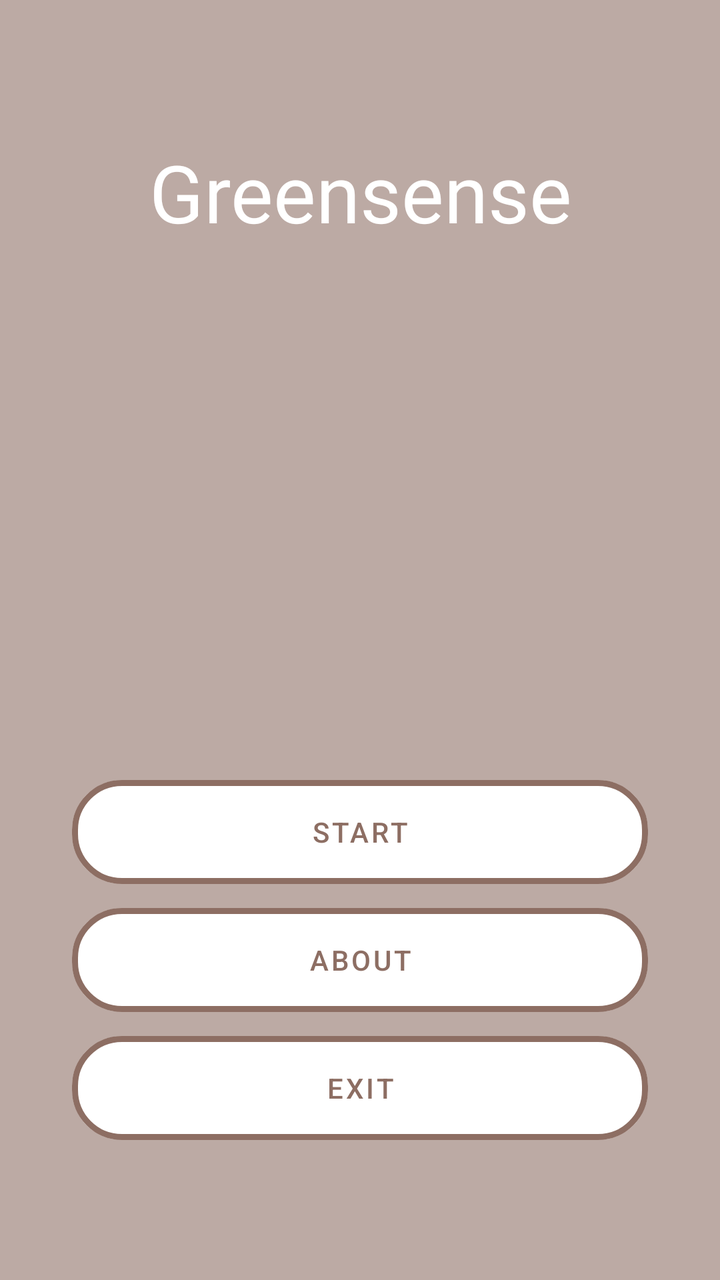
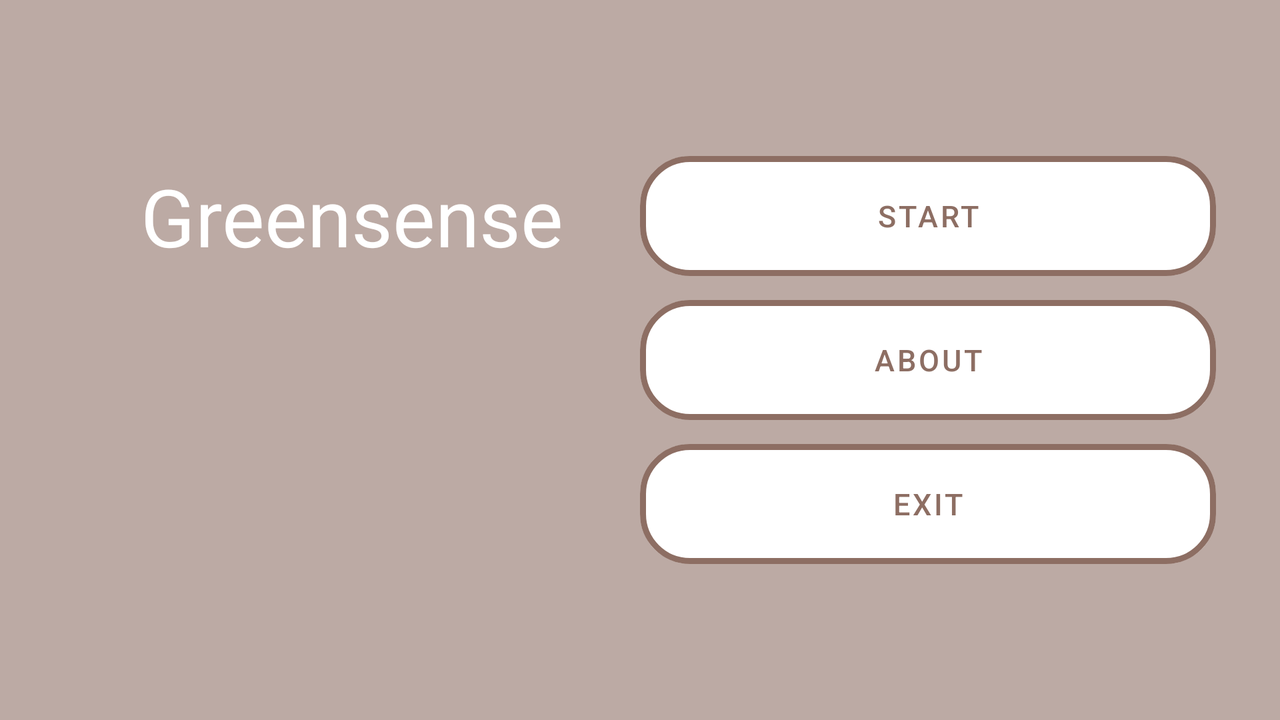

One screen, two layout resources from the same app: the default and the repository's alternative for another configuration. Each is rendered where Android would select it; the XML of both is given below.
<!-- AndroidManifest.xml: application theme Theme.Competenceprojectapp -->
<!-- res/layout/activity_menu.xml -->
<?xml version="1.0" encoding="utf-8"?>
<androidx.constraintlayout.widget.ConstraintLayout xmlns:android="http://schemas.android.com/apk/res/android"
    xmlns:app="http://schemas.android.com/apk/res-auto"
    xmlns:tools="http://schemas.android.com/tools"
    android:id="@+id/linearLayout2"
    android:layout_width="match_parent"
    android:layout_height="match_parent"
    android:layout_gravity="center_vertical"
    android:background="@color/brown_200"
    android:orientation="horizontal"
    tools:context=".MenuActivity">


    <com.google.android.material.textview.MaterialTextView
        android:id="@+id/textViewTitle"
        android:layout_width="0dp"
        android:layout_height="wrap_content"
        android:gravity="center"
        android:text="@string/app_name"
        android:textColor="@color/white"
        android:textSize="40dp"
        app:layout_constraintBottom_toTopOf="@+id/guideline8"
        app:layout_constraintEnd_toStartOf="@+id/guideline2"
        app:layout_constraintHorizontal_bias="0.5"
        app:layout_constraintStart_toStartOf="@+id/guideline1"
        app:layout_constraintTop_toTopOf="@+id/guideline4"
        app:layout_constraintVertical_chainStyle="packed"></com.google.android.material.textview.MaterialTextView>

    <ImageView
        android:id="@+id/imageView2"
        android:layout_width="300dp"
        android:layout_height="230dp"
        android:src="@drawable/logotype"
        app:layout_constraintBottom_toTopOf="@+id/guideline5"
        app:layout_constraintEnd_toStartOf="@+id/guideline2"
        app:layout_constraintHorizontal_bias="0.5"
        app:layout_constraintStart_toStartOf="@+id/guideline1"
        app:layout_constraintTop_toBottomOf="@+id/guideline8" />

    <com.google.android.material.button.MaterialButton
        android:id="@+id/outlinedButtonSimple"
        style="?attr/materialButtonOutlinedStyle"
        android:layout_width="0dp"
        android:layout_height="0dp"
        android:text="@string/app_start"
        android:textColor="@color/brown_400"
        app:backgroundTint="@color/white"
        app:cornerRadius="25dp"
        app:layout_constraintBottom_toTopOf="@+id/guideline6"
        app:layout_constraintEnd_toStartOf="@+id/guideline2"
        app:layout_constraintStart_toStartOf="@+id/guideline1"
        app:layout_constraintTop_toTopOf="@+id/guideline5"
        app:rippleColor="@color/brown_50"
        app:strokeColor="@color/brown_400"
        app:strokeWidth="3dp"></com.google.android.material.button.MaterialButton>

    <com.google.android.material.button.MaterialButton
        android:id="@+id/outlinedButtonAbout"
        style="?attr/materialButtonOutlinedStyle"
        android:layout_width="0dp"
        android:layout_height="0dp"
        android:text="@string/app_about"
        android:textColor="@color/brown_400"
        app:backgroundTint="@color/white"
        app:cornerRadius="25dp"
        app:layout_constraintBottom_toTopOf="@+id/guideline7"
        app:layout_constraintEnd_toStartOf="@+id/guideline2"
        app:layout_constraintStart_toStartOf="@+id/guideline1"
        app:layout_constraintTop_toTopOf="@+id/guideline6"
        app:rippleColor="@color/brown_50"
        app:strokeColor="@color/brown_400"
        app:strokeWidth="3dp"></com.google.android.material.button.MaterialButton>

    <com.google.android.material.button.MaterialButton
        android:id="@+id/outlinedButtonExit"
        style="?attr/materialButtonOutlinedStyle"
        android:layout_width="0dp"
        android:layout_height="0dp"
        android:text="@string/app_exit"
        android:textColor="@color/brown_400"
        app:backgroundTint="@color/white"
        app:cornerRadius="25dp"
        app:layout_constraintBottom_toTopOf="@+id/guideline3"
        app:layout_constraintEnd_toStartOf="@+id/guideline2"
        app:layout_constraintStart_toStartOf="@+id/guideline1"
        app:layout_constraintTop_toTopOf="@+id/guideline7"
        app:rippleColor="@color/brown_50"
        app:strokeColor="@color/brown_400"
        app:strokeWidth="3dp"></com.google.android.material.button.MaterialButton>

    <androidx.constraintlayout.widget.Guideline
        android:id="@+id/guideline1"
        android:layout_width="wrap_content"
        android:layout_height="wrap_content"
        android:orientation="vertical"
        app:layout_constraintGuide_percent="0.1" />

    <androidx.constraintlayout.widget.Guideline
        android:id="@+id/guideline2"
        android:layout_width="wrap_content"
        android:layout_height="wrap_content"
        android:orientation="vertical"
        app:layout_constraintGuide_percent="0.9" />

    <androidx.constraintlayout.widget.Guideline
        android:id="@+id/guideline3"
        android:layout_width="wrap_content"
        android:layout_height="wrap_content"
        android:orientation="horizontal"
        app:layout_constraintGuide_percent="0.9" />

    <androidx.constraintlayout.widget.Guideline
        android:id="@+id/guideline4"
        android:layout_width="wrap_content"
        android:layout_height="wrap_content"
        android:orientation="horizontal"
        app:layout_constraintGuide_percent="0.1" />

    <androidx.constraintlayout.widget.Guideline
        android:id="@+id/guideline5"
        android:layout_width="wrap_content"
        android:layout_height="wrap_content"
        android:orientation="horizontal"
        app:layout_constraintGuide_percent="0.60" />

    <androidx.constraintlayout.widget.Guideline
        android:id="@+id/guideline6"
        android:layout_width="wrap_content"
        android:layout_height="wrap_content"
        android:orientation="horizontal"
        app:layout_constraintGuide_percent="0.70" />

    <androidx.constraintlayout.widget.Guideline
        android:id="@+id/guideline7"
        android:layout_width="wrap_content"
        android:layout_height="wrap_content"
        android:orientation="horizontal"
        app:layout_constraintGuide_percent="0.80" />

    <androidx.constraintlayout.widget.Guideline
        android:id="@+id/guideline8"
        android:layout_width="wrap_content"
        android:layout_height="wrap_content"
        android:orientation="horizontal"
        app:layout_constraintGuide_percent="0.20" />

</androidx.constraintlayout.widget.ConstraintLayout>
<!-- resources referenced by this layout -->
<resources>
  <color name="brown_200">#BCAAA4</color>
  <color name="brown_400">#8D6E63</color>
  <color name="brown_50">#EFEBE9</color>
  <color name="white">#FFFFFFFF</color>
  <string name="app_about">about</string>
  <string name="app_exit">exit</string>
  <string name="app_name">Greensense</string>
  <string name="app_start">start</string>
  <style name="Theme.Competenceprojectapp" parent="Theme.MaterialComponents.DayNight.DarkActionBar">
          
          <item name="colorPrimary">@color/purple_500</item>
          <item name="colorPrimaryVariant">@color/purple_700</item>
          <item name="colorOnPrimary">@color/white</item>
          
          <item name="colorSecondary">@color/teal_200</item>
          <item name="colorSecondaryVariant">@color/teal_700</item>
          <item name="colorOnSecondary">@color/black</item>
          
          <item name="android:statusBarColor">?attr/colorPrimaryVariant</item>
          
      </style>
  <color name="purple_500">#FF6200EE</color>
  <color name="purple_700">#FF3700B3</color>
  <color name="teal_200">#FF03DAC5</color>
  <color name="teal_700">#FF018786</color>
  <color name="black">#FF000000</color>
</resources>
<!-- res/layout-land/activity_menu.xml (the repository's variant of the layout above) -->
<!-- drawn on the phone turned sideways -->
<?xml version="1.0" encoding="utf-8"?>
<androidx.constraintlayout.widget.ConstraintLayout xmlns:android="http://schemas.android.com/apk/res/android"
    xmlns:app="http://schemas.android.com/apk/res-auto"
    xmlns:tools="http://schemas.android.com/tools"
    android:id="@+id/constraintLayout"
    android:layout_width="match_parent"
    android:layout_height="match_parent"
    android:layout_gravity="center_vertical"
    android:background="@color/brown_200"
    android:orientation="horizontal"
    tools:context=".MenuActivity">


    <com.google.android.material.textview.MaterialTextView
        android:id="@+id/textViewTitle"
        android:layout_width="wrap_content"
        android:layout_height="wrap_content"
        android:text="@string/app_name"
        android:textColor="@color/white"
        android:textSize="40sp"
        app:layout_constraintBottom_toTopOf="@+id/guideline7"
        app:layout_constraintEnd_toStartOf="@+id/guideline5"
        app:layout_constraintStart_toStartOf="@+id/guideline1"
        app:layout_constraintTop_toTopOf="@+id/guideline3" />

    <ImageView
        android:id="@+id/imageView"
        android:layout_width="190dp"
        android:layout_height="160dp"
        android:src="@drawable/logotype"
        app:layout_constraintBottom_toTopOf="@+id/guideline4"
        app:layout_constraintEnd_toStartOf="@+id/guideline5"
        app:layout_constraintStart_toStartOf="@+id/guideline1"
        app:layout_constraintTop_toTopOf="@+id/guideline7" />

    <com.google.android.material.button.MaterialButton
        android:id="@+id/outlinedButtonStart"
        style="?attr/materialButtonOutlinedStyle"
        android:layout_width="0dp"
        android:layout_height="0dp"
        android:text="@string/app_start"
        android:textColor="@color/brown_400"
        android:textSize="15sp"
        app:backgroundTint="@color/white"
        app:cornerRadius="25dp"
        app:layout_constraintBottom_toTopOf="@+id/guideline7"
        app:layout_constraintEnd_toStartOf="@+id/guideline2"
        app:layout_constraintStart_toStartOf="@+id/guideline5"
        app:layout_constraintTop_toTopOf="@+id/guideline3"
        app:rippleColor="@color/brown_50"
        app:strokeColor="@color/brown_400"
        app:strokeWidth="3dp" />

    <com.google.android.material.button.MaterialButton
        android:id="@+id/outlinedButtonAbout"
        style="?attr/materialButtonOutlinedStyle"
        android:layout_width="0dp"
        android:layout_height="0dp"
        android:text="@string/app_about"
        android:textSize="15sp"
        android:textColor="@color/brown_400"
        app:backgroundTint="@color/white"
        app:cornerRadius="25dp"
        app:layout_constraintBottom_toTopOf="@+id/guideline8"
        app:layout_constraintEnd_toStartOf="@+id/guideline2"
        app:layout_constraintStart_toStartOf="@+id/guideline5"
        app:layout_constraintTop_toTopOf="@+id/guideline7"
        app:rippleColor="@color/brown_50"
        app:strokeColor="@color/brown_400"
        app:strokeWidth="3dp" />

    <com.google.android.material.button.MaterialButton
        android:id="@+id/outlinedButtonExit"
        style="?attr/materialButtonOutlinedStyle"
        android:layout_width="0dp"
        android:layout_height="0dp"
        android:text="@string/app_exit"
        android:textColor="@color/brown_400"
        app:backgroundTint="@color/white"
        app:cornerRadius="25dp"
        android:textSize="15sp"
        app:layout_constraintBottom_toTopOf="@+id/guideline4"
        app:layout_constraintEnd_toStartOf="@+id/guideline2"
        app:layout_constraintStart_toStartOf="@+id/guideline5"
        app:layout_constraintTop_toTopOf="@+id/guideline8"
        app:rippleColor="@color/brown_50"
        app:strokeColor="@color/brown_400"
        app:strokeWidth="3dp" />

    <androidx.constraintlayout.widget.Guideline
        android:id="@+id/guideline1"
        android:layout_width="wrap_content"
        android:layout_height="wrap_content"
        android:orientation="vertical"
        app:layout_constraintGuide_percent="0.05" />

    <androidx.constraintlayout.widget.Guideline
        android:id="@+id/guideline2"
        android:layout_width="wrap_content"
        android:layout_height="wrap_content"
        android:orientation="vertical"
        app:layout_constraintGuide_percent="0.95" />

    <androidx.constraintlayout.widget.Guideline
        android:id="@+id/guideline3"
        android:layout_width="wrap_content"
        android:layout_height="wrap_content"
        android:orientation="horizontal"
        app:layout_constraintGuide_percent="0.2" />

    <androidx.constraintlayout.widget.Guideline
        android:id="@+id/guideline4"
        android:layout_width="wrap_content"
        android:layout_height="wrap_content"
        android:orientation="horizontal"
        app:layout_constraintGuide_percent="0.8" />

    <androidx.constraintlayout.widget.Guideline
        android:id="@+id/guideline5"
        android:layout_width="wrap_content"
        android:layout_height="wrap_content"
        android:orientation="vertical"
        app:layout_constraintGuide_percent="0.5" />

    <androidx.constraintlayout.widget.Guideline
        android:id="@+id/guideline7"
        android:layout_width="wrap_content"
        android:layout_height="wrap_content"
        android:orientation="horizontal"
        app:layout_constraintGuide_percent="0.4" />

    <androidx.constraintlayout.widget.Guideline
        android:id="@+id/guideline8"
        android:layout_width="wrap_content"
        android:layout_height="wrap_content"
        android:orientation="horizontal"
        app:layout_constraintGuide_percent="0.60" />

</androidx.constraintlayout.widget.ConstraintLayout>
